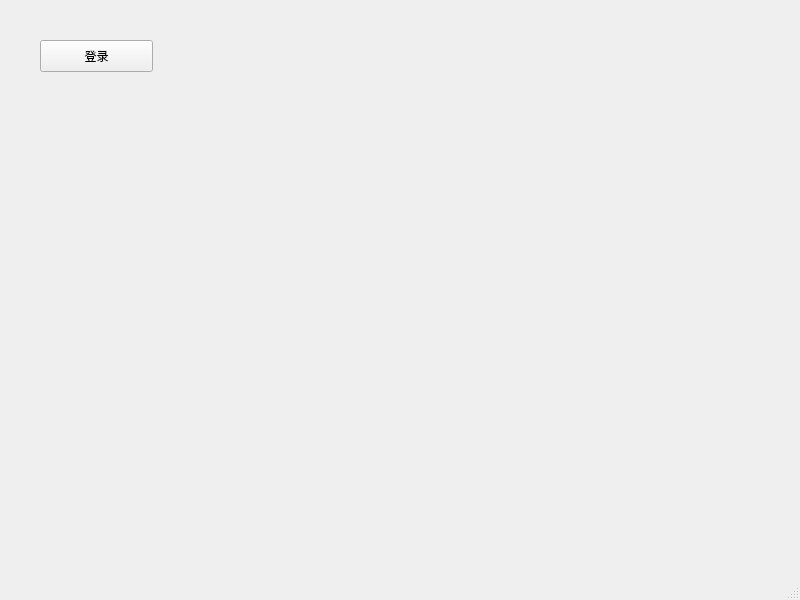
<?xml version="1.0" encoding="UTF-8"?>
<ui version="4.0">
 <class>MainWindow</class>
 <widget class="QMainWindow" name="MainWindow">
  <property name="geometry">
   <rect>
    <x>0</x>
    <y>0</y>
    <width>800</width>
    <height>600</height>
   </rect>
  </property>
  <property name="windowTitle">
   <string>MainWindow</string>
  </property>
  <widget class="QWidget" name="centralwidget">
   <widget class="QPushButton" name="pushButton">
    <property name="geometry">
     <rect>
      <x>40</x>
      <y>40</y>
      <width>113</width>
      <height>32</height>
     </rect>
    </property>
    <property name="text">
     <string>登录</string>
    </property>
   </widget>
  </widget>
  <widget class="QMenuBar" name="menubar">
   <property name="geometry">
    <rect>
     <x>0</x>
     <y>0</y>
     <width>800</width>
     <height>24</height>
    </rect>
   </property>
  </widget>
  <widget class="QStatusBar" name="statusbar"/>
 </widget>
 <resources/>
 <connections/>
</ui>
